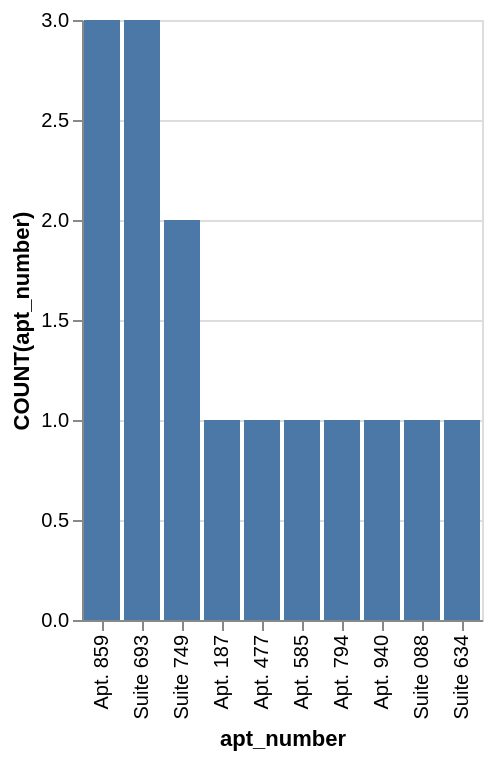

The specification (Vega-Lite) saved for this image:
### Vega-Lite specification from a JSON file in a GitHub repository (floating-point values rounded to 4 significant figures)
{"data": {"values": [{"x_data": "Apt. 187", "y_data": 1}, {"x_data": "Apt. 477", "y_data": 1}, {"x_data": "Apt. 585", "y_data": 1}, {"x_data": "Apt. 794", "y_data": 1}, {"x_data": "Apt. 859", "y_data": 3}, {"x_data": "Apt. 940", "y_data": 1}, {"x_data": "Suite 088", "y_data": 1}, {"x_data": "Suite 634", "y_data": 1}, {"x_data": "Suite 693", "y_data": 3}, {"x_data": "Suite 749", "y_data": 2}]}, "mark": "bar", "encoding": {"x": {"field": "x_data", "type": "nominal", "title": "apt_number", "sort": {"op": "sum", "field": "y_data", "order": "descending"}}, "y": {"field": "y_data", "type": "quantitative", "title": "COUNT(apt_number)"}}}
